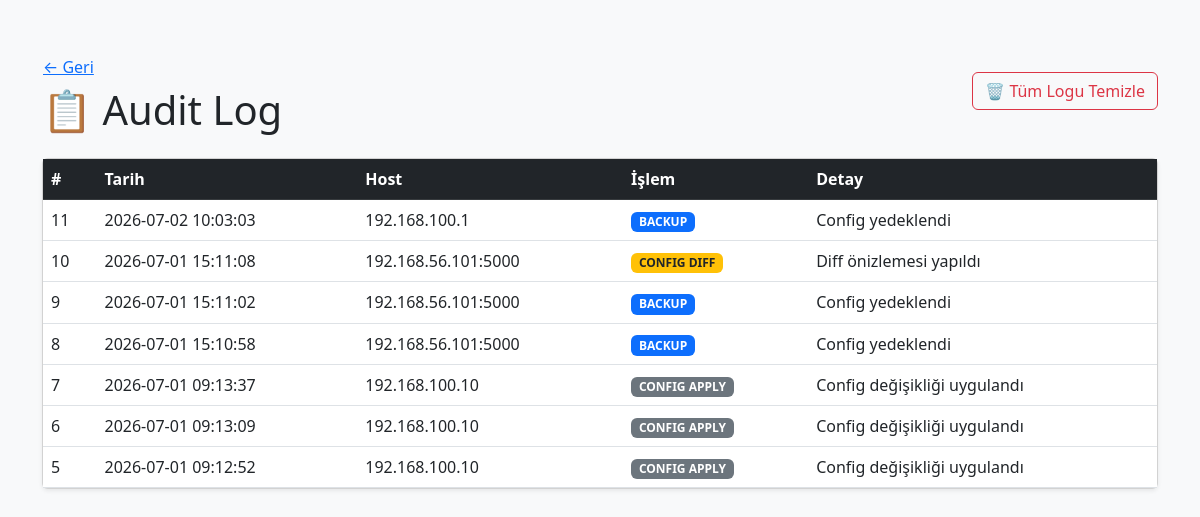
The page /audit on the database as committed earlier.
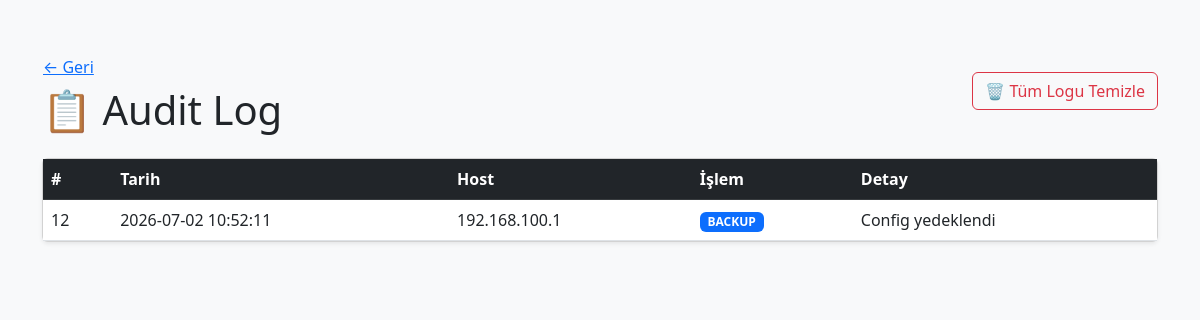
The same page on the database as committed later.
### tables this page shows
CREATE TABLE audit_log (
            id INTEGER PRIMARY KEY AUTOINCREMENT,
            tarih TEXT,
            host TEXT,
            islem TEXT,
            detay TEXT
        );

### app.py (the view)
@app.route('/audit')
def audit():
    logs = log_listele()
    return render_template('audit.html', logs=logs)

### database.py (called while the page is built)
def log_listele():
    conn = sqlite3.connect(DB_FILE)
    c = conn.cursor()
    c.execute("SELECT * FROM audit_log ORDER BY id DESC")
    rows = c.fetchall()
    conn.close()
    return rows

### templates/audit.html (shortened to what this page needs)
<!DOCTYPE html>
<html lang="tr">
<head>
    <link href="https://cdn.jsdelivr.net/npm/bootstrap@5.3.0/dist/css/bootstrap.min.css" rel="stylesheet">
</head>
<body class="bg-light">
    <div class="container py-5">
        <div class="d-flex justify-content-between align-items-center mb-4">
            <div>
                <a href="/" class="btn btn-link ps-0">← Geri</a>
                <h1 class="mb-0">📋 Audit Log</h1>
            </div>
            {% if logs %}
            <button class="btn btn-outline-danger"
                onclick="temizleOnay()">🗑 Tüm Logu Temizle</button>
            {% endif %}
        </div>
        <div class="card shadow-sm">
            <div class="card-body p-0">
                <table class="table table-hover mb-0">
                    <thead class="table-dark">
                        <tr>
                            <th>#</th>
                            <th>Tarih</th>
                            <th>Host</th>
                            <th>İşlem</th>
                            <th>Detay</th>
                        </tr>
                    </thead>
                    <tbody>
                        {% for log in logs %}
                        <tr>
                            <td>{{ log[0] }}</td>
                            <td>{{ log[1] }}</td>
                            <td>{{ log[2] }}</td>
                            <td>
                                {% if log[3] == "BACKUP" %}
                                    <span class="badge bg-primary">{{ log[3] }}</span>
                                {% elif log[3] == "CONFIG DIFF" %}
                                    <span class="badge bg-warning text-dark">{{ log[3] }}</span>
                                {% else %}
                                    <span class="badge bg-secondary">{{ log[3] }}</span>
                                {% endif %}
                            </td>
                            <td>{{ log[4] }}</td>
                        </tr>
                        {% else %}
                        <tr><td colspan="5" class="text-center text-muted py-4">Henüz kayıt yok</td></tr>
                        {% endfor %}
                    </tbody>
                </table>
            </div>
        </div>
    </div>
</body>
</html>

Rows that differ between the two databases and show on the page:
removed audit_log: id "11", tarih "2026-07-02 10:03:03", host "192.168.100.1", islem "BACKUP", detay "Config yedeklendi"
removed audit_log: id "10", tarih "2026-07-01 15:11:08", host "192.168.56.101:5000", islem "CONFIG DIFF", detay "Diff önizlemesi yapıldı"
removed audit_log: id "9", tarih "2026-07-01 15:11:02", host "192.168.56.101:5000", islem "BACKUP", detay "Config yedeklendi"
removed audit_log: id "8", tarih "2026-07-01 15:10:58", host "192.168.56.101:5000", islem "BACKUP", detay "Config yedeklendi"
removed audit_log: id "7", tarih "2026-07-01 09:13:37", host "192.168.100.10", islem "CONFIG APPLY", detay "Config değişikliği uygulandı"
removed audit_log: id "6", tarih "2026-07-01 09:13:09", host "192.168.100.10", islem "CONFIG APPLY", detay "Config değişikliği uygulandı"
removed audit_log: id "5", tarih "2026-07-01 09:12:52", host "192.168.100.10", islem "CONFIG APPLY", detay "Config değişikliği uygulandı"
added audit_log: id "12", tarih "2026-07-02 10:52:11", host "192.168.100.1", islem "BACKUP", detay "Config yedeklendi"
